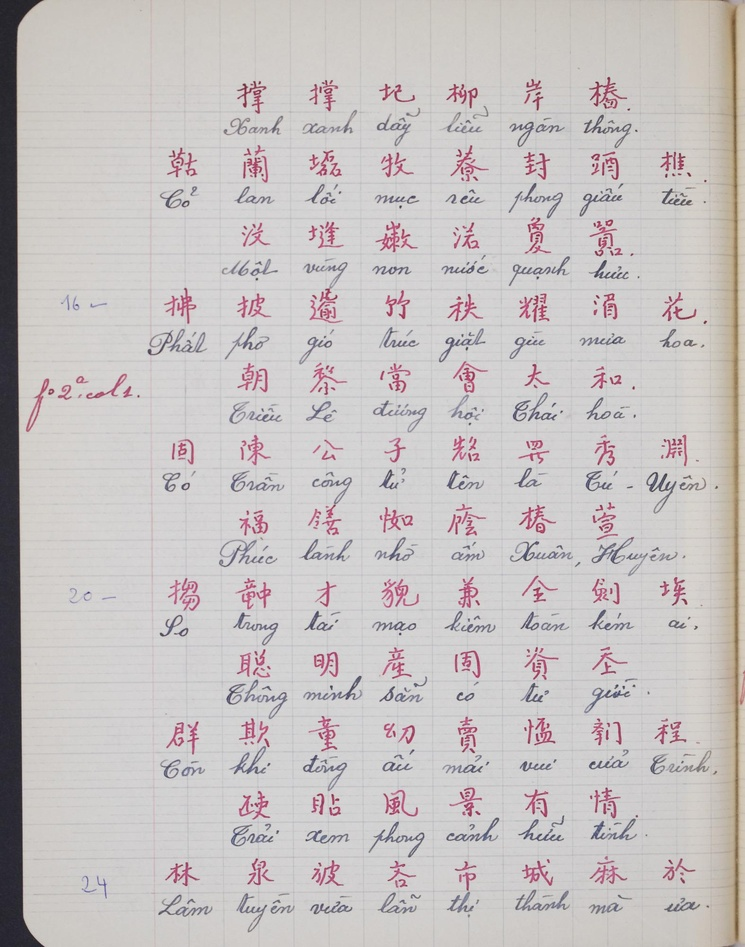
#> input picture image/Red/10693040/10693040_page_002.jpeg, 745 x 947 px, shrunk from 1575 x 2000 before the run; its folder holds only this picture in this run
$ python deleteSinonom_Red.py
#> lines starting #> are read from the running program, lines starting #| are printed output that depends on the picture; after the words box and inside, x2 and y2 are one past the last pixel; in counts of white or black regions, pixels touching at a corner belong together
import cv2
import numpy as np
import os
##### KHONG CHAY LAI FILE NAY

# Đường dẫn tới thư mục chứa hình ảnh
input_folder = "image/Red/10693040"
output_folder = "processed_images/10693040"

# Tạo thư mục đầu ra nếu chưa tồn tại
os.makedirs(output_folder, exist_ok=True)

# Định nghĩa phạm vi màu đỏ và hồng trong HSV
lower_red1 = np.array([0, 50, 50])    # Đỏ sáng
upper_red1 = np.array([10, 255, 255])
lower_red2 = np.array([170, 50, 50])  # Đỏ đậm
upper_red2 = np.array([180, 255, 255])

# Thêm phạm vi màu hồng vào giữa (từ khoảng 140 đến 170 trong Hue)
lower_pink = np.array([140, 50, 50])  # Hồng sáng
upper_pink = np.array([170, 255, 255]) # Hồng đậm (có thể thay đổi để bao gồm phạm vi rộng hơn)

# Tăng kích thước kernel để mở rộng vùng mask
large_kernel = cv2.getStructuringElement(cv2.MORPH_ELLIPSE, (15, 15))  # Kernel lớn hơn
small_kernel = cv2.getStructuringElement(cv2.MORPH_ELLIPSE, (7, 7))    # Kernel nhỏ hơn

# Duyệt qua tất cả các thư mục con và tệp trong thư mục gốc
for root, dirs, files in os.walk(input_folder):
    for filename in files:
        # Đường dẫn đầy đủ tới tệp
        input_path = os.path.join(root, filename)

        # Kiểm tra nếu là file ảnh
        if filename.lower().endswith(('.png', '.jpg', '.jpeg', '.bmp', '.tiff')):
            # Đọc hình ảnh
            image = cv2.imread(input_path)
#> image is the input picture: shape (947, 745, 3); mean B, G, R 194, 194.3, 199.2

            if image is not None:
                # Chuyển đổi sang không gian màu HSV
                hsv = cv2.cvtColor(image, cv2.COLOR_BGR2HSV)
#> hsv: shape (947, 745, 3); mean H, S, V 72.5, 11.2, 199.9

                # Tạo mask cho màu đỏ và hồng
                mask_red1 = cv2.inRange(hsv, lower_red1, upper_red1)
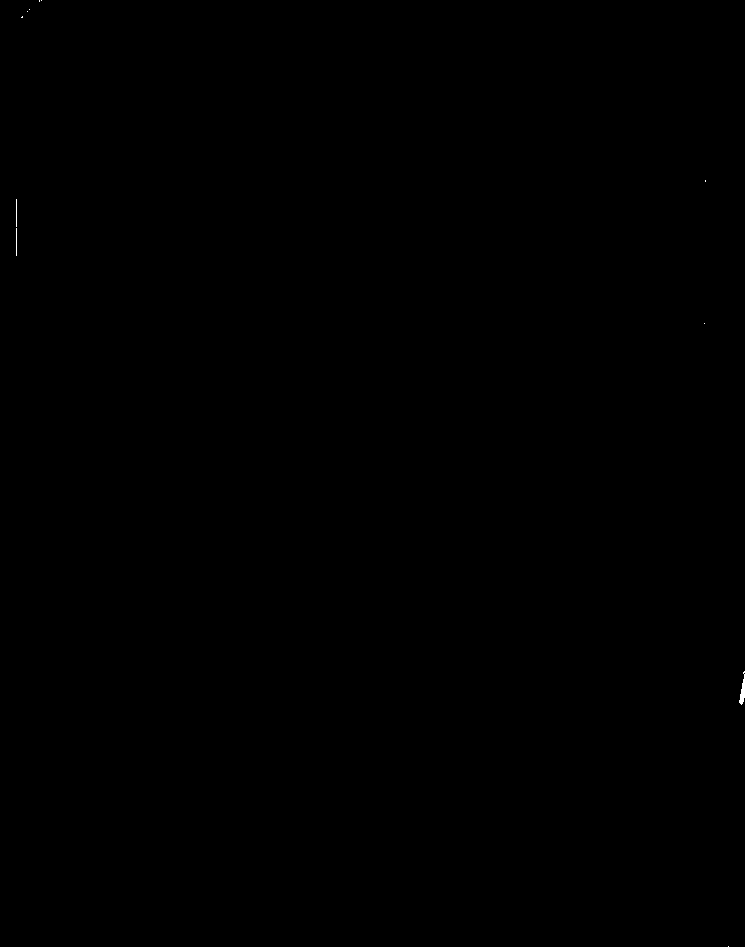
#> mask_red1: shape (947, 745); 0.02% white; 11 white regions (8 under 20 px), largest, box (x1, y1, x2, y2) and area: (739, 671, 745, 705) 101, (16, 199, 17, 227) 28, (16, 228, 17, 256) 28
                mask_red2 = cv2.inRange(hsv, lower_red2, upper_red2)
#> mask_red2: shape (947, 745); 2.2% white in thin lines or dots, all inside (x1, y1, x2, y2) = (16, 77, 745, 890)
                mask_pink = cv2.inRange(hsv, lower_pink, upper_pink)
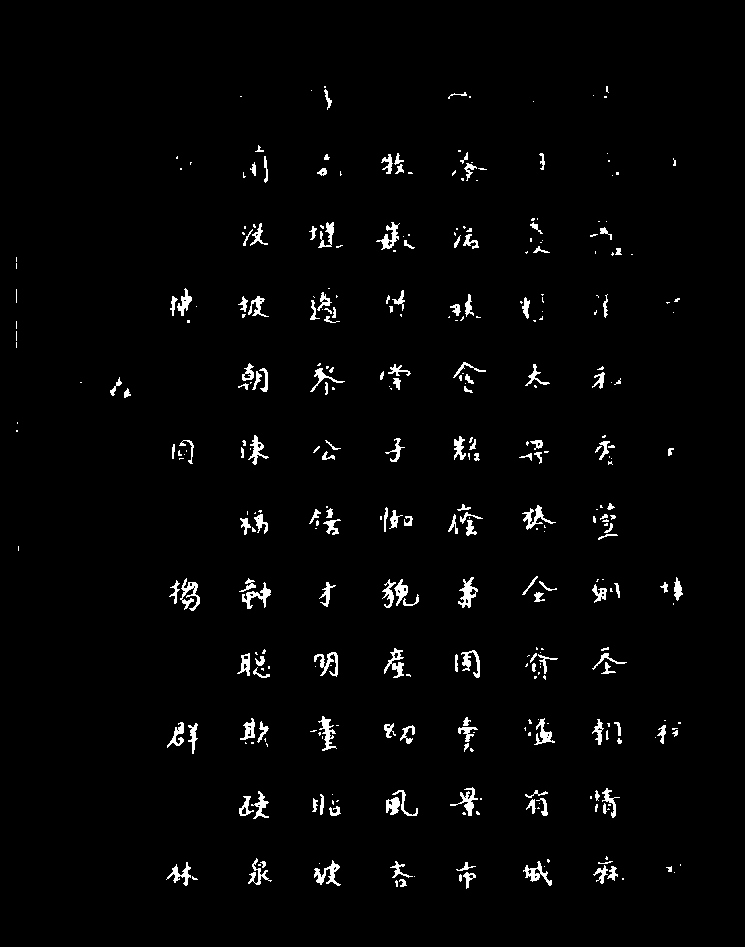
#> mask_pink: shape (947, 745); 2.2% white; 358 white regions (197 under 20 px), largest, box (x1, y1, x2, y2) and area: (180, 578, 200, 611) 280, (458, 577, 478, 608) 269, (314, 860, 341, 886) 269

                # Kết hợp các mask màu đỏ và hồng
                red_pink_mask = cv2.bitwise_or(mask_red1, mask_red2)
#> red_pink_mask: shape (947, 745); 2.3% white in thin lines or dots
                red_pink_mask = cv2.bitwise_or(red_pink_mask, mask_pink)
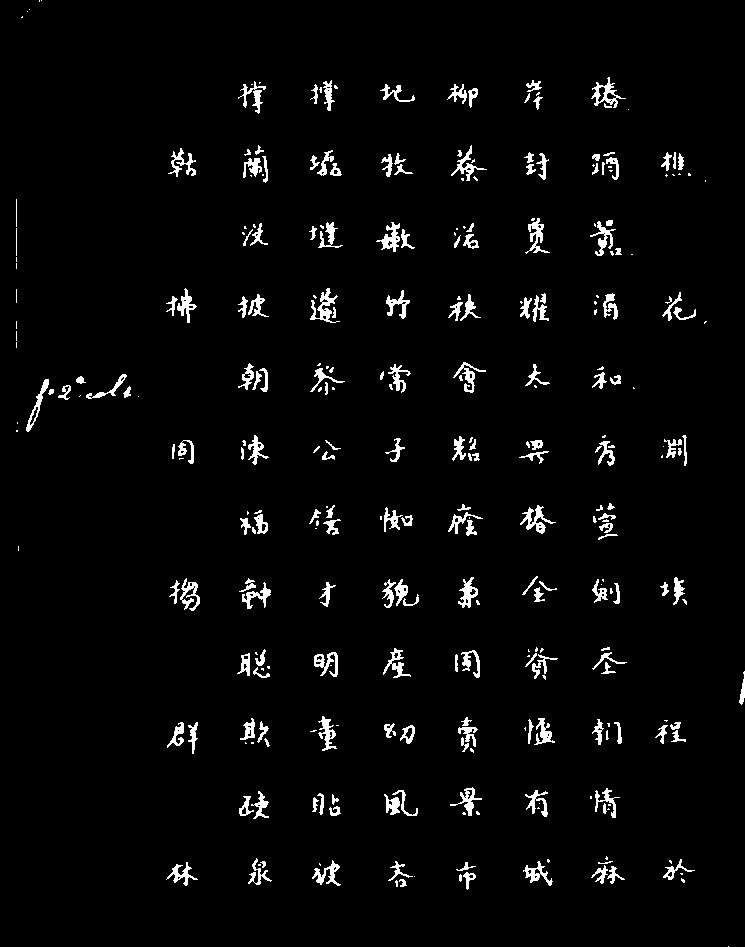
#> red_pink_mask: shape (947, 745); 3.2% white; 312 white regions (122 under 20 px), largest, box (x1, y1, x2, y2) and area: (310, 288, 340, 323) 363, (520, 505, 556, 534) 345, (591, 77, 626, 108) 327

                # Xử lý hình thái học để mở rộng và làm sạch vùng đỏ/hồng
                dilated_mask = cv2.dilate(red_pink_mask, large_kernel, iterations=1)  # Mở rộng tối đa
#> dilated_mask: shape (947, 745); 16.9% white; 92 white regions, largest, box (x1, y1, x2, y2) and area: (9, 367, 146, 439) 4021, (583, 213, 640, 263) 1863, (375, 572, 426, 615) 1683
                morphed_mask = cv2.morphologyEx(dilated_mask, cv2.MORPH_CLOSE, small_kernel)  # Làm mịn và kết nối
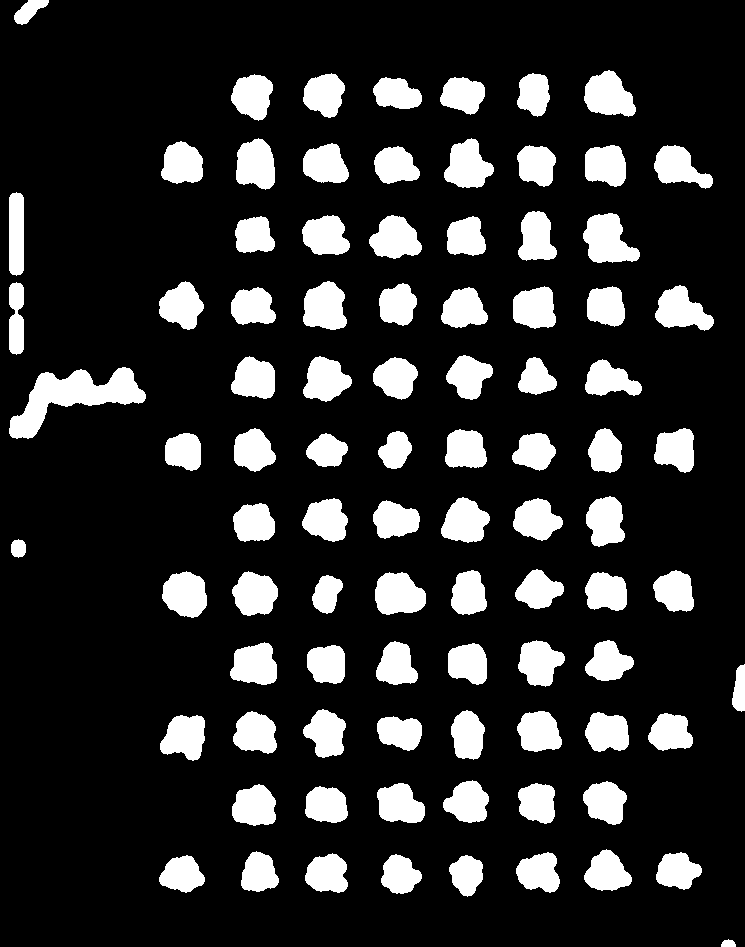
#> morphed_mask: shape (947, 745); 17% white; 91 white regions, largest, box (x1, y1, x2, y2) and area: (9, 367, 146, 439) 4058, (583, 213, 640, 263) 1877, (375, 572, 426, 615) 1690

                # Áp dụng inpainting để xóa vùng đỏ và hồng
                image_no_red_pink = cv2.inpaint(image, morphed_mask, inpaintRadius=3, flags=cv2.INPAINT_TELEA)
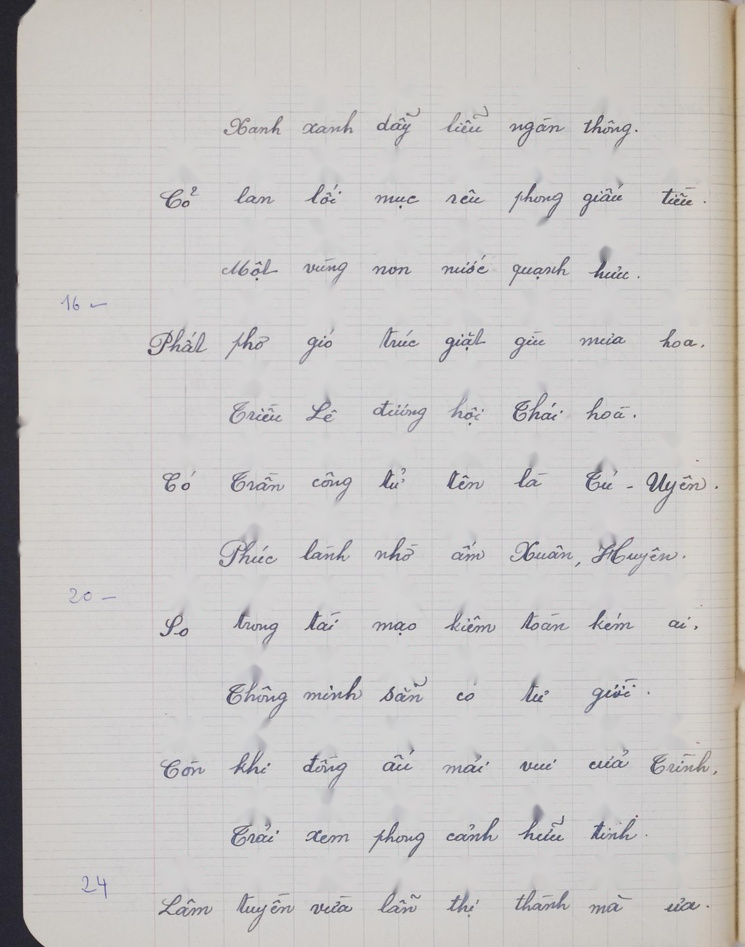
#> image_no_red_pink: shape (947, 745, 3); mean B, G, R 196.8, 197.9, 200.3

                # Tạo đường dẫn đầu ra cho thư mục con tương ứng
                relative_folder = os.path.relpath(root, input_folder)
                output_subfolder = os.path.join(output_folder, relative_folder)
                os.makedirs(output_subfolder, exist_ok=True)

                # Lưu hình ảnh đã xử lý
                output_path = os.path.join(output_subfolder, filename)
                cv2.imwrite(output_path, image_no_red_pink)

                print(f"Đã xử lý xong: {filename}. Lưu tại: {output_path}")
            else:
                print(f"Không thể đọc hình ảnh: {filename}")
        else:
            print(f"Bỏ qua tệp không phải là ảnh: {filename}")

print("Hoàn thành xử lý tất cả các ảnh trong thư mục.")

$ run again, on image/Red/10693040/10693040_page_047.jpeg
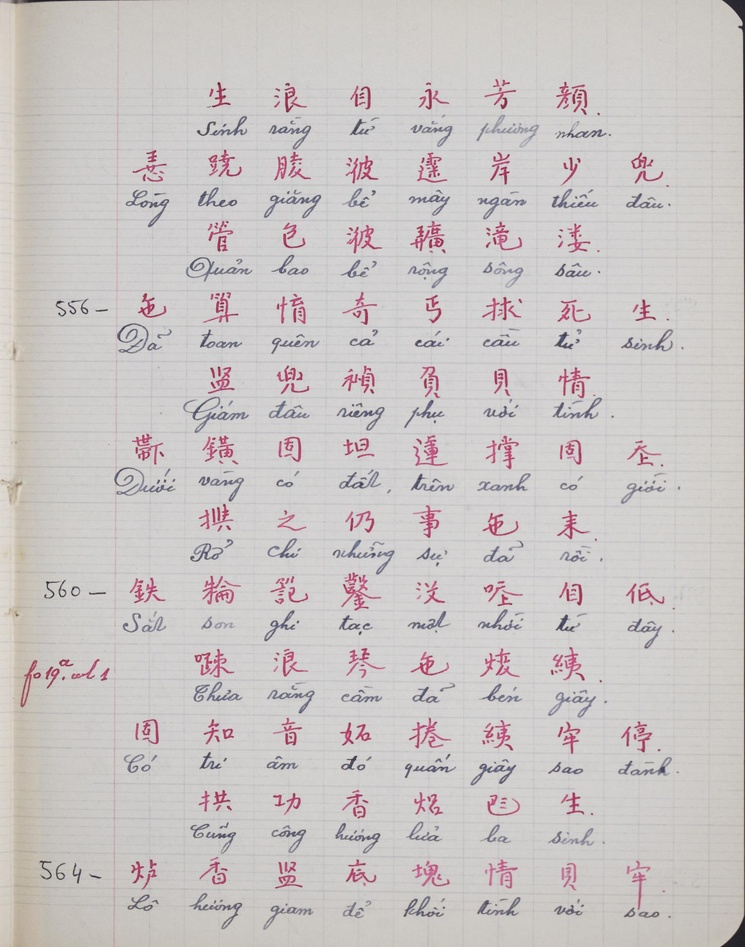
#> input picture image/Red/10693040/10693040_page_047.jpeg, 745 x 947 px, shrunk from 1575 x 2000 before the run
#> image is the input picture: shape (947, 745, 3); mean B, G, R 197.3, 197.9, 202.7
#> hsv: shape (947, 745, 3); mean H, S, V 64.6, 9.9, 203.1
#> mask_red1: shape (947, 745); 0.02% white in thin lines or dots, all inside (x1, y1, x2, y2) = (20, 185, 745, 940)
#> `mask_red2 = cv2.inRange(hsv, lower_red2, upper_red2)`:
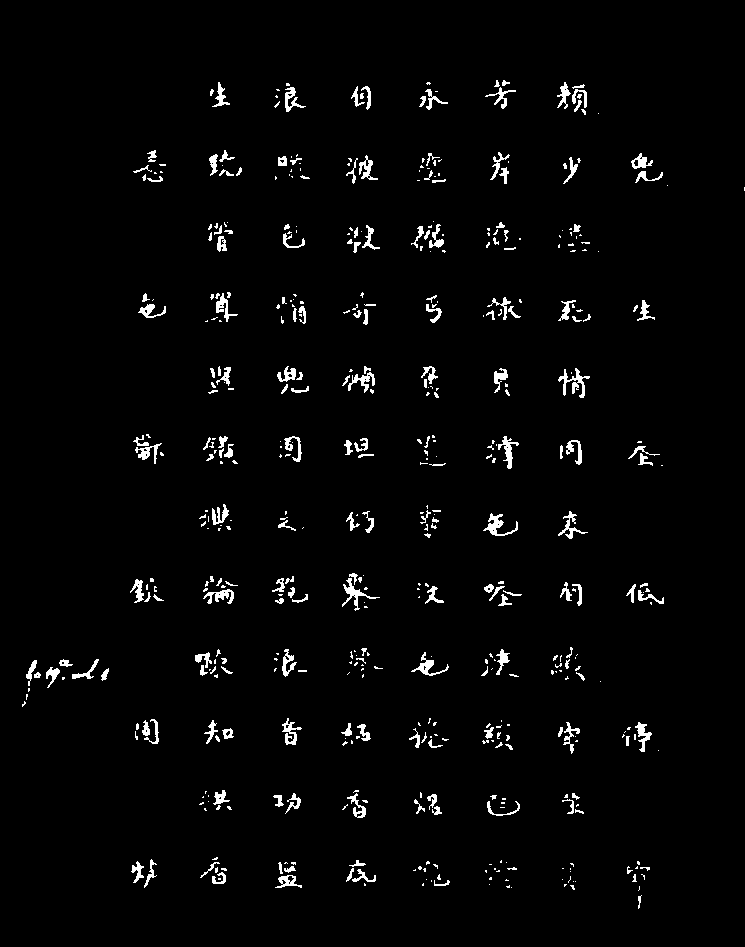
#> mask_red2: shape (947, 745); 2.5% white; 504 white regions (306 under 20 px), largest, box (x1, y1, x2, y2) and area: (558, 368, 590, 398) 312, (483, 513, 518, 536) 273, (342, 578, 380, 611) 265
#> mask_pink: shape (947, 745); 2% white; 339 white regions (186 under 20 px), largest, box (x1, y1, x2, y2) and area: (346, 575, 367, 610) 353, (411, 221, 444, 251) 319, (347, 226, 380, 253) 286
#> dilated_mask: shape (947, 745); 16.3% white; 93 white regions, largest, box (x1, y1, x2, y2) and area: (13, 652, 116, 714) 3395, (335, 566, 387, 618) 1840, (550, 75, 606, 122) 1789
#> morphed_mask: shape (947, 745); 16.4% white; 91 white regions, largest, box (x1, y1, x2, y2) and area: (13, 652, 116, 714) 3452, (335, 566, 387, 618) 1851, (544, 640, 608, 689) 1820
#> `image_no_red_pink = cv2.inpaint(image, morphed_mask, inpaintRadius=3, ..`:
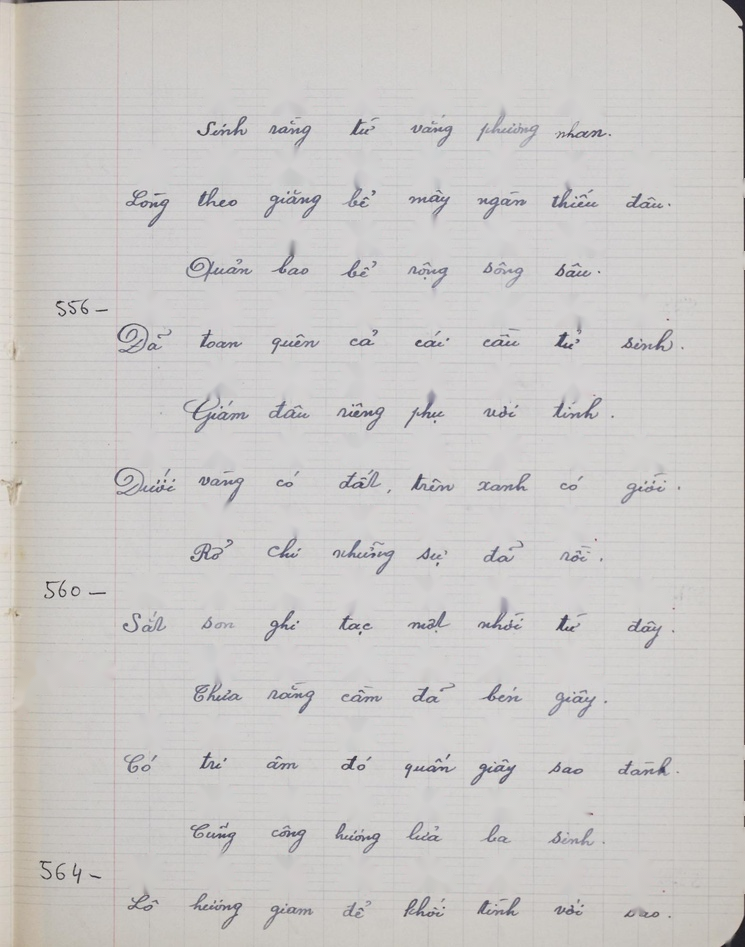
#> image_no_red_pink: shape (947, 745, 3); mean B, G, R 200, 201.5, 203.7
